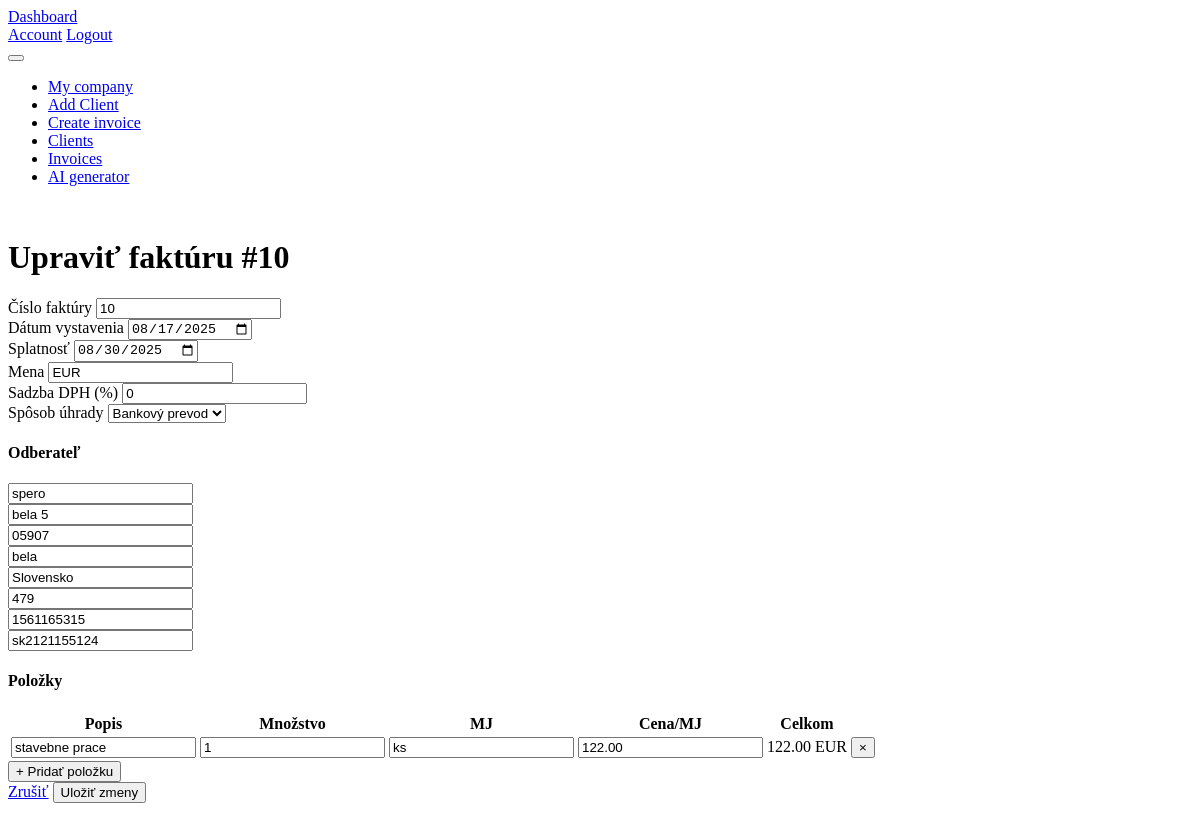
The page /inoices/5/edit (signed in) on the database its author committed.
### models.py (models this page shows, shortened)
class Invoice(db.Model):
        __tablename__ = 'invoices'
        __table_args__ = (
        db.UniqueConstraint('user_id', 'invoice_number', name='uq_user_invoice'),
        )
        id = db.Column(db.Integer, primary_key=True)
        invoice_number = db.Column(db.String(50), nullable=False)
        date = db.Column(db.Date, nullable=False)
        due_date = db.Column(db.Date, nullable=False)
        user_id = db.Column(db.Integer, db.ForeignKey('users.id'), nullable=False)
        user = db.relationship('User', backref=db.backref('invoices', lazy=True))
        currency = db.Column(db.String(10), nullable=False)
        total_cost = db.Column(db.Float, nullable=False)  # Total cost calculated as quantity
        vat_rate = db.Column(db.Float, nullable=True, default=0.0)  # VAT rate in percentage
        client_id = db.Column(db.Integer, db.ForeignKey('clients.id'), nullable=False)
        company_id = db.Column(db.Integer, db.ForeignKey('companies.id'), nullable=False)  # Foreign key to the company
        company= db.relationship('Company', backref=db.backref('invoices', lazy=True))
        client = db.relationship('Client', backref=db.backref('invoices', lazy=True))
        items = db.relationship("InvoiceItem", back_populates="invoice", cascade="all, delete-orphan")
        created_at = db.Column(db.DateTime, default=datetime.now(timezone.utc))  # Timestamp when the invoice was created
        status = db.Column(db.Enum(InvoiceStatus, name="invoicestatus",
                           native_enum=False, validate_strings=True), nullable=False, default=InvoiceStatus.unpaid)
        pdf_path = db.Column(db.String(255), nullable=True)
        payment_method = db.Column(db.Enum(PaymentMethod, name="paymentmethod",
                                   native_enum=False, validate_strings=True), nullable=False, default=PaymentMethod.bank_transfer)

class Client(db.Model):
        __tablename__ = 'clients'
        id = db.Column(db.Integer, primary_key=True)
        name = db.Column(db.String(100), nullable=False)
        ico = db.Column(db.String(20), nullable=False)
        dic = db.Column(db.String(20), nullable=False)
        street = db.Column(db.String(100), nullable=False)
        user_id = db.Column(db.Integer, db.ForeignKey('users.id'), nullable=False)
        user = db.relationship('User', backref=db.backref('clients', lazy=True))
        city = db.Column(db.String(50), nullable=False)
        zip_code = db.Column(db.String(20), nullable=False)
        country = db.Column(db.String(50), nullable=False)
        email = db.Column(db.String(100), nullable=False)
        phone = db.Column(db.String(20), nullable=False)
        iban = db.Column(db.String(34), nullable=False)
        bic = db.Column(db.String(11), nullable=False)
        is_vat_payer = db.Column(db.Boolean, default=False)
        ic_dph = db.Column(db.String(20), nullable=True)  # Optional field for VAT ID if the client is a VAT payer

class InvoiceItem(db.Model):
    __tablename__ = 'invoice_items'
    id = db.Column(db.Integer, primary_key=True)
    invoice_id = db.Column(db.Integer, db.ForeignKey('invoices.id'), nullable=False)
    description = db.Column(db.String(200), nullable=False)
    quantity = db.Column(db.Integer, nullable=False)
    unit=db.Column(db.String(50), nullable=False)  # e.g., "pcs", "kg", etc.
    price_per_item = db.Column(db.Float, nullable=False)
    total_cost = db.Column(db.Float, nullable=False)
    invoice = db.relationship("Invoice", back_populates="items")

### routes.py (the view, shortened to what this page needs)
@main.route("/inoices/<int:invoice_id>/edit", methods=["GET","POST"])
@login_required
def edit_invoice(invoice_id):
    inv = Invoice.query.get_or_404(invoice_id)
    if inv.user_id != current_user.id:
        abort(403)
    if inv.status != InvoiceStatus.unpaid:
        flash("Faktúru možno upravovať len v stave 'draft'.", "warning")
        return redirect(url_for('main.view_invoice', invoice_id=invoice_id))
    return render_template("edit_invoice.html", invoice=inv)

### templates/edit_invoice.html (shortened to what this page needs)
{% extends "base.html" %}
{% block content %}
<div class="container py-5">
  <h1>Upraviť faktúru #{{ invoice.invoice_number }}</h1>
  <form method="post" novalidate>
    <div class="row g-3 my-3">
      <div class="col-md-3">
        <label class="form-label">Číslo faktúry</label>
        <input name="invoice_number" class="form-control" value="{{ invoice.invoice_number }}">
      </div>
      <div class="col-md-3">
        <label class="form-label">Dátum vystavenia</label>
        <input name="date" type="date" class="form-control" value="{{ invoice.date.strftime('%Y-%m-%d') }}">
      </div>
      <div class="col-md-3">
        <label class="form-label">Splatnosť</label>
        <input name="due_date" type="date" class="form-control" value="{{ invoice.due_date.strftime('%Y-%m-%d') }}">
      </div>
      <div class="col-md-3">
        <label class="form-label">Mena</label>
        <input name="currency" class="form-control" value="{{ invoice.currency }}">
      </div>
      <div class="col-md-3">
        <label class="form-label">Sadzba DPH (%)</label>
        <input name="vat_rate" type="number" step="0.01" class="form-control" value="{{ invoice.vat_rate or 0 }}">
      </div>
      <div class="col-md-3">
        <label class="form-label">Spôsob úhrady</label>
        <select name="payment_method" class="form-select">
          <option value="bank_transfer" {{ 'selected' if invoice.payment_method.value == 'bank_transfer' }}>Bankový prevod</option>
        </select>
      </div>
    </div>
    <h4 class="mt-4">Odberateľ</h4>
    <div class="row g-3">
      <div class="col-md-6"><input name="client_name" class="form-control" placeholder="Názov" value="{{ invoice.client.name }}"></div>
      <div class="col-md-6"><input name="client_street" class="form-control" placeholder="Ulica" value="{{ invoice.client.street }}"></div>
      <div class="col-md-3"><input name="client_zip" class="form-control" placeholder="PSČ" value="{{ invoice.client.zip_code }}"></div>
      <div class="col-md-3"><input name="client_city" class="form-control" placeholder="Mesto" value="{{ invoice.client.city }}"></div>
      <div class="col-md-3"><input name="client_country" class="form-control" placeholder="Krajina" value="{{ invoice.client.country }}"></div>
      <div class="col-md-3"><input name="client_ico" class="form-control" placeholder="IČO" value="{{ invoice.client.ico }}"></div>
      <div class="col-md-3"><input name="client_dic" class="form-control" placeholder="DIČ" value="{{ invoice.client.dic }}"></div>
      <div class="col-md-3"><input name="client_ic_dph" class="form-control" placeholder="IČ DPH" value="{{ invoice.client.ic_dph }}"></div>
    </div>
    <h4 class="mt-4">Položky</h4>
    <table class="table" id="items-table">
      <thead>
        <tr>
          <th>Popis</th><th class="text-end">Množstvo</th><th>MJ</th>
          <th class="text-end">Cena/MJ</th><th class="text-end">Celkom</th><th></th>
        </tr>
      </thead>
      <tbody id="items-body">
        {% for item in invoice.items %}
        <tr>
          <td><input name="items[{{ i }}][description]" class="form-control" value="{{ item.description }}"></td>
          <td><input name="items[{{ i }}][quantity]" type="number" step="0.001" class="form-control text-end" value="{{ item.quantity }}"></td>
          <td><input name="items[{{ i }}][unit]" class="form-control" value="{{ item.unit or '' }}"></td>
          <td><input name="items[{{ i }}][price_per_item]" type="number" step="0.01" class="form-control text-end" value="{{ '%.2f'|format(item.price_per_item) }}"></td>
          <td class="text-end total-cell">{{ '%.2f'|format(item.total_cost) }} {{ invoice.currency }}</td>
          <td><button type="button" class="btn btn-sm btn-outline-danger" onclick="removeRow(this)">×</button></td>
        </tr>
        {% endfor %}
      </tbody>
    </table>
    <button type="button" class="btn btn-sm btn-outline-secondary" id="add-row">+ Pridať položku</button>
    <div class="d-flex justify-content-end gap-2 mt-4">
      <a href="{{ url_for('main.view_invoice', invoice_id=invoice.id) }}" class="btn btn-light">Zrušiť</a>
      <button type="submit" class="btn btn-primary">Uložiť zmeny</button>
    </div>
  </form>
</div>
{% endblock %}

### templates/base.html (style rules this page uses)
body { background: var(--tblr-bg-surface); }

### rows shown on the page
Invoice: invoice_number "10", date "08/17/2025", due_date "08/30/2025", currency "EUR", vat_rate "0"
Client: client_name "spero", client_street "bela 5", client_zip "05907", client_city "bela", client_country "Slovensko", client_ico "479", client_dic "1561165315", client_ic_dph "sk2121155124"
InvoiceItem: description "stavebne prace", quantity "1", unit "ks", price_per_item "122.00", total_cost "122.00"
